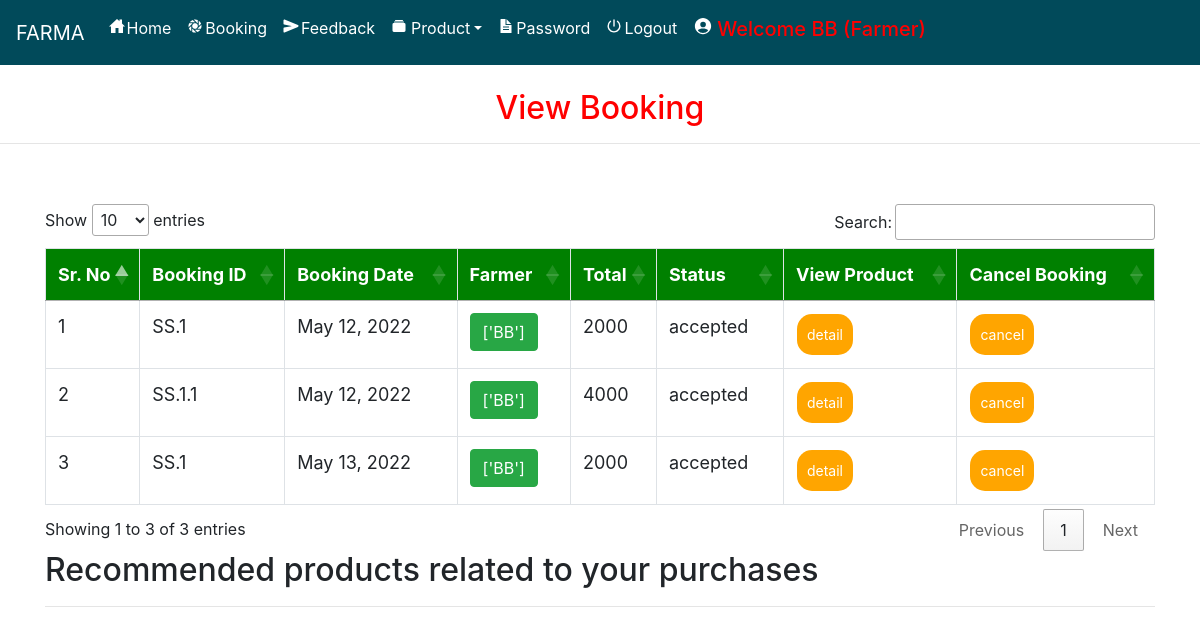
Page /view_booking (signed in) on the committed database.
### farmerapp/models.py (models this page shows, shortened)
class Booking(models.Model):
    status = models.ForeignKey(Status, on_delete=models.CASCADE, null=True)
    profile = models.ForeignKey(Profile, on_delete=models.CASCADE, null=True)
    farmer =  models.TextField(null=True)
    booking_id = models.CharField(max_length=200,null=True)
    quantity = models.CharField(max_length=100,null=True)
    payment_id = models.CharField(max_length=200,null=True)
    payment_status = models.CharField(max_length=200,null=True, default="Pending")
    book_date = models.CharField(max_length=30, null=True)
    total = models.IntegerField(null=True)

class Status(models.Model):
    name = models.CharField(max_length=20, null=True)

### farmerapp/views.py (the view)
# urls.py: path('view_booking', View_Booking, name='view_booking'),
def View_Booking(request):
    user = User.objects.get(id=request.user.id)
    profile = Profile.objects.get(user=user)
    cart = Cart.objects.filter(profile=profile)
    book = Booking.objects.filter(profile=profile)
    if profile.user_type == "Seller":
        book = Booking.objects.filter(farmer__icontains=request.user.username)
    pro = recommended_product(request)
    num1=0
    for i in cart:
        num1 += 1
    d = {'book': book,'num1':num1, 'pro':pro}
    return render(request, 'view_booking.html', d)

### farmerapp/views.py (called while the page is built)
def recommended_product(request):
    user = User.objects.get(id=request.user.id)
    profile = Profile.objects.get(user=user)
    book = Booking.objects.filter(profile=profile).order_by('-id')[:2]
    recommend = []
    for i in book:
        recommend+=i.booking_id.split('.')[1:]
    pro1 = Product.objects.filter(id__in=recommend)
    cat = []
    for i in pro1:
        if not i.category.id in cat:
            cat.append(i.category.id)
    pro = Product.objects.filter(category__id__in=cat).order_by('?')
    return pro

### farmerapp/templates/view_booking.html (shortened to what this page needs)
{% extends 'navigation.html' %}
{% block body %}
<center><h2 style="color:red;margin-top:2%">View Booking</h2></center><hr>
 <div class="container">
<table class="table table-bordered" id="myTable">
  <thead>
  <tr>
    <th>Sr. No</th>
    <th>Booking ID</th>
    <th>Booking Date</th>
      <th>Farmer</th>
      <th>Total</th>
      <th>Status</th>
    <th>View Product</th>
    <th>Cancel Booking</th>
  </tr>
  </thead>
   <tbody>
{% for i in book %}
  <tr>
      <td>{{forloop.counter}}</td>
    <td>{{i.booking_id}}</td>
    <td>{{i.book_date}}</td>
      <td>
        <a href="farmer_detail/{{i.id}}">
          <button class="btn btn-success">{{i.farmer}}</button>
        </a>
      </td>
      <td>{{i.total}}</td>
      <td>{{i.status.name}}</td>
      <td><a href="{% url 'booking_detail' i.booking_id i.id %}"><button class="button button1">detail</button></a></td>
      <td><a href="{% url 'delete_booking' i.booking_id i.id %}" onclick="return confirm('Are you sure?')"><button class="button button1" id="#delete">cancel</button></a></td>
  </tr>
   {% endfor %}
    </tbody>
</table>
 </div>
<div class="container">
    <h2>Recommended products related to your purchases</h2><hr>
</div>
{% endblock %}

### farmerapp/templates/navigation.html (shortened to what this page needs)
<!DOCTYPE html>
<html lang="en">
<head>
    {% load static %}
     <link rel="stylesheet" href="https://maxcdn.bootstrapcdn.com/bootstrap/4.0.0/css/bootstrap.min.css">
  <link rel = stylesheet href = "//cdn.datatables.net/1.10.19/css/jquery.dataTables.min.css">
<link rel="stylesheet" href="https://cdnjs.cloudflare.com/ajax/libs/font-awesome/4.7.0/css/font-awesome.min.css">
</head>
<body style="background-color:white">
<nav class="navbar navbar-expand-sm" style="background-color:rgb(1, 74, 90)">
  <a class="navbar-brand" href="#" style="color:White">FARMA</a>
  <ul class="navbar-nav">
    {% if request.user.username %}
    {% if request.user.profile_set.all.0.user_type == "Seller" %}
    <li class="nav-item">
      <a class="nav-link" href="{% url 'home' %}" style="color:white"><ion-icon style="margin-right:2px" name="home-sharp"></ion-icon>Home</a>
    </li>
    <li class="nav-item">
      <a class="nav-link" href="{% url 'admin_viewBooking' %}" style="color:white"><ion-icon style="margin-right:2px" name="aperture"></ion-icon>Booking</a>
    </li>
    <li class="nav-item">
      <a class="nav-link" href="{% url 'send_feedback' request.user.id %}" style="color:white"><ion-icon style="margin-right:2px" name="send"></ion-icon>Feedback</a>
    </li>
    <li class="nav-item dropdown">
      <a class="nav-link dropdown-toggle" data-toggle="dropdown" href="#" role="button" aria-haspopup="true" aria-expanded="false" style="color:white"><ion-icon style="margin-right:4px" name="albums"></ion-icon>Product</a>
    </li>
    <li class="nav-item">
      <a class="nav-link" href="{% url 'change_password' %}" style="color:white"><ion-icon style="margin-right:2px" name="document-text-sharp"></ion-icon>Password</a>
    </li>
    {% endif %}
    {% endif %}
    {% if request.user.is_authenticated %}
    <li class="nav-item">
    <a class="nav-link" href="/logoutuser" style="color:white"><ion-icon style="margin-right:2px" name="power-sharp"></ion-icon>Logout</a>
    </li>
    {% if not request.user.is_staff %}
    <li class="nav-item">
      <a href="{% url 'profile' request.user.id %}"><h5 class="nav-link" style="color:red"><ion-icon style="margin-right:4px;color:white" name="person-circle-sharp"></ion-icon>Welcome {{request.user.username}} {% if request.user.profile_set.all.0.user_type == 'Seller' %}(Farmer){% endif %}</h5>
      </a></li>
    {% else %}
    <li class="nav-item">
      <h5  class="nav-link" style="color:red"><ion-icon style="margin-right:4px;color:white" name="person-circle-sharp"></ion-icon>Welcome {{request.user.username}} {% if request.user.profile_set.all.0.user_type == 'Seller' %}(Farmer){% endif %}</h5>
    </li>
    {% endif %}
    {% endif %}
    </ul>
</nav>
{% block body %}
{% endblock %}
</body></html>

### farmerapp/templates/navigation.html (style rules this page uses)
* { box-sizing: border-box; }
#myTable { border-collapse: collapse; width: 100%; border: 1px solid #ddd; font-size: 18px; }
#myTable th { text-align: left; padding: 12px; background-color: green; color: white; }
#myTable td { text-align: left; padding: 12px; background-color: white; }
#myTable tr { border-bottom: 1px solid #ddd; }
.button { background-color: orange; border: none; color: white; padding: 10px; text-align: center; text-decoration: none; display: inline-block; font-size: 14px; margin: 1px 1px; cursor: pointer; }
.button1 { border-radius: 15px; }

### rows in the picture
Booking: booking_id "SS.1", book_date "May 12, 2022", farmer "['BB']", total "2000", status.name "accepted"
Booking: booking_id "SS.1.1", book_date "May 12, 2022", farmer "['BB']", total "4000", status.name "accepted"
Booking: booking_id "SS.1", book_date "May 13, 2022", farmer "['BB']", total "2000", status.name "accepted"

### other values in the picture
{{ request.user.username }} "BB"
